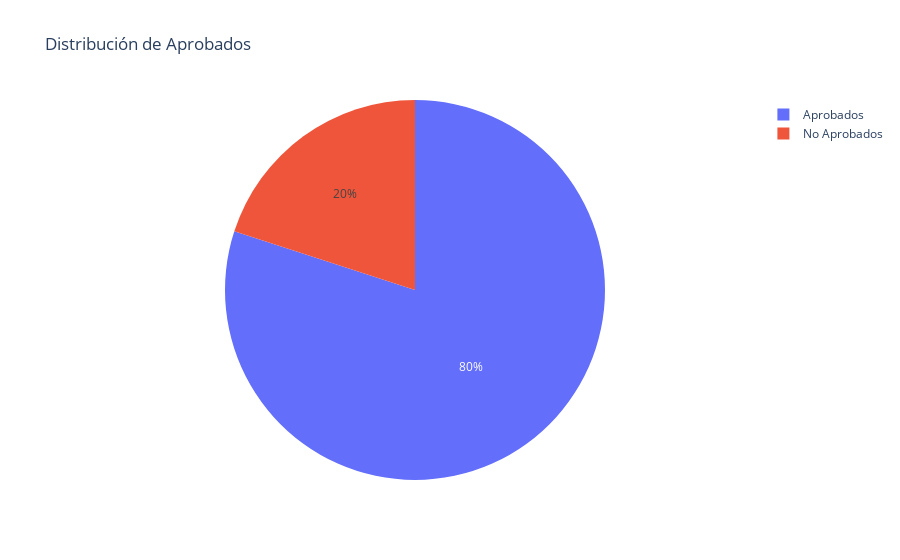

Notebook cell for this chart:
### Markdown cell above
# Distribución de aprobados

### Code cell
# Datos
aprobados = ['Sí', 'No', 'Sí', 'Sí', 'Sí', 'Sí', 'Sí', 'No', 'Sí', 'Sí', 'Sí', 'Sí', 'Sí', 'Sí', 'Sí', 'No', 'Sí', 'No', 'Sí', 'Sí']

# Contar la cantidad de aprobados y no aprobados
contador_aprobados = aprobados.count('Sí')
contador_no_aprobados = aprobados.count('No')

# Etiquetas y valores para el pie chart
etiquetas = ['Aprobados', 'No Aprobados']
valores = [contador_aprobados, contador_no_aprobados]

# Crear el pie chart con plotly.graph_objects
fig = go.Figure(data=[go.Pie(labels=etiquetas, values=valores)])

# Ajustar diseño
fig.update_layout(title='Distribución de Aprobados',
                  showlegend=True)

# Mostrar el gráfico
fig.show()

### Figure 1 — Plotly figure (JSON) as saved in the notebook; plotly's stock layout.template omitted (floating-point values rounded to 4 significant figures)
{"data": [{"labels": ["Aprobados", "No Aprobados"], "type": "pie", "values": [16, 4]}], "layout": {"showlegend": true, "title": {"text": "Distribución de Aprobados"}}}
